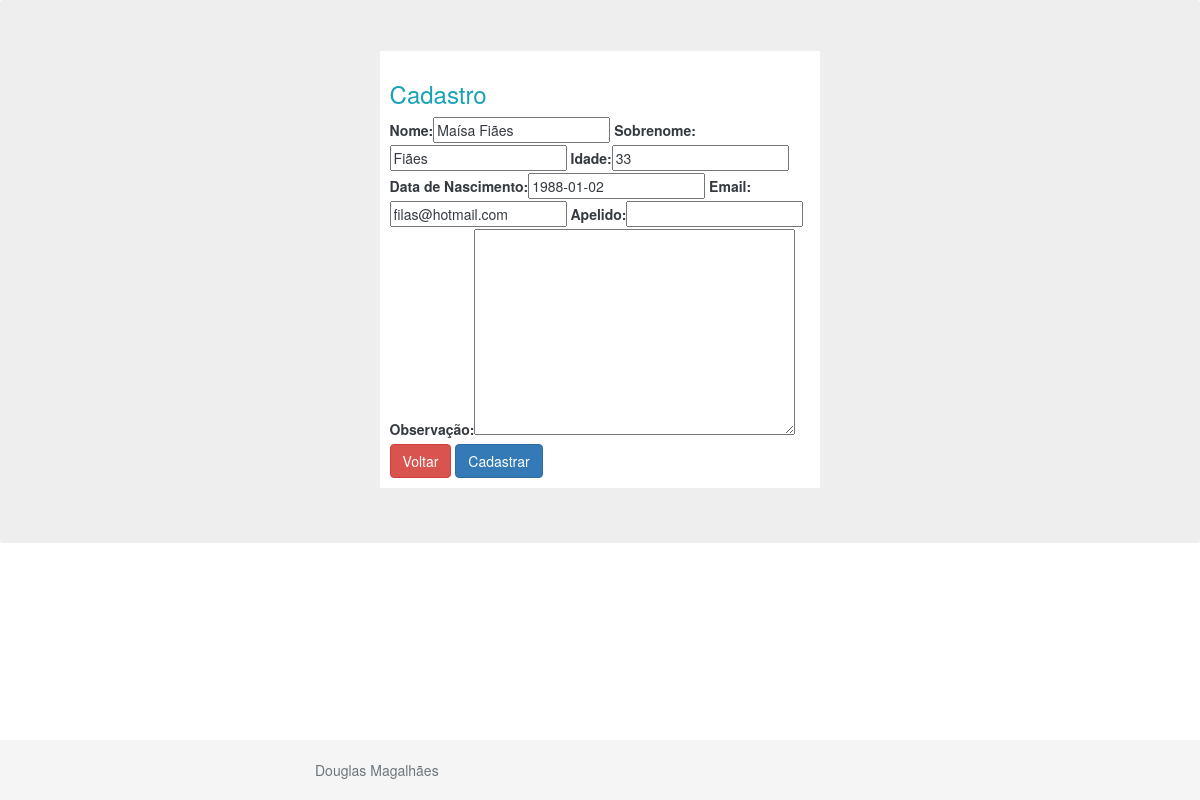
The page /clientes/update/7/ (signed in) on the database its author committed.
### clientes/models.py (models this page shows)
class Person(models.Model):
    first_name = models.CharField(max_length=30, verbose_name='Nome', default=RandomName)
    last_name = models.CharField(max_length=30, verbose_name='Sobrenome')
    age = models.IntegerField(verbose_name='Idade')
    birth_date = models.DateField(verbose_name='Data de Nascimento', blank=False, null=True)
    email = models.EmailField(verbose_name='Email', blank=False, null=True)
    surname = models.CharField(max_length=30, verbose_name='Apelido', blank=True, null=True)
    observation = models.TextField(verbose_name='Observação', blank=True, null=True)
    class Meta:
       ordering = ['first_name', 'last_name']

### clientes/views.py (the view)
# urls.py: path('update/<int:id>/', persons_update, name="persons_update"),
@login_required
def persons_update(request, id):
    person = get_object_or_404(Person, pk=id)
    form = PersonForm(request.POST or None, request.FILES or None, instance=person)
    if form.is_valid():
        form.save()
        return redirect('person_list')
    return render(request, 'person_form.html', {'form': form})

### clientes/forms.py
class PersonForm(ModelForm):
    class Meta:
        model = Person
        fields = ['first_name', 'last_name', 'age', 'birth_date', 'email', 'surname', 'observation']

### clientes/templates/person_form.html (shortened to what this page needs)
{% extends 'base.html' %}
{% load bootstrap %}
{% load static %}
{% block main %}
<div class="container-fluid col-5 my-1">
    <div class="p-3 mb-2 bg-white text-dark">
        <h3 class="text-info">Cadastro</h3>
        <form method="POST" enctype="multipart/form-data">
            {{ form|bootstrap }}
            <a href="{% url 'person_list' %}"class="btn btn-danger">Voltar</a>
            <button type="submit"class="btn btn-primary">Cadastrar</button>
        </form>
    </div>
</div>
{% endblock %}
{% block footer  %}
    <footer class="footer">
        <div class="container">
            <span class="text-muted">Douglas Magalhães</span>
        </div>
    </footer>
{% endblock %}

### statics/stick-footer.css (style rules this page uses)
html { position: relative; min-height: 100% }
body { margin-bottom: 60px; }
.footer { position: absolute; bottom: 0; width: 100%; height: 60px; line-height: 60px; background-color: #f5f5f5; }
.container { width: auto; max-width: 600px; padding: 0 15px; }

### rows shown on the page
Person: first_name "Maísa Fiães", last_name "Fiães", age "33", birth_date "1988-01-02", email "filas@hotmail.com"
